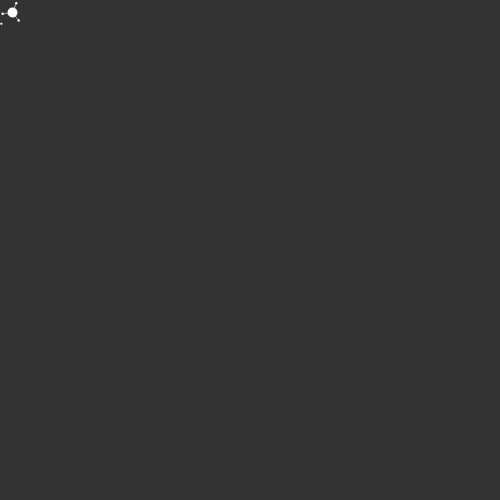
Frame 1 (no input)
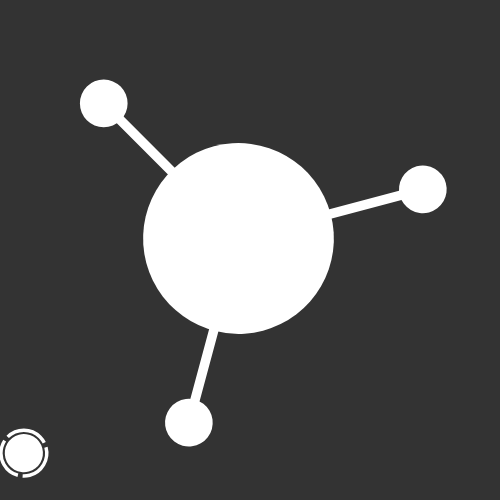
Frame 60 (no input)
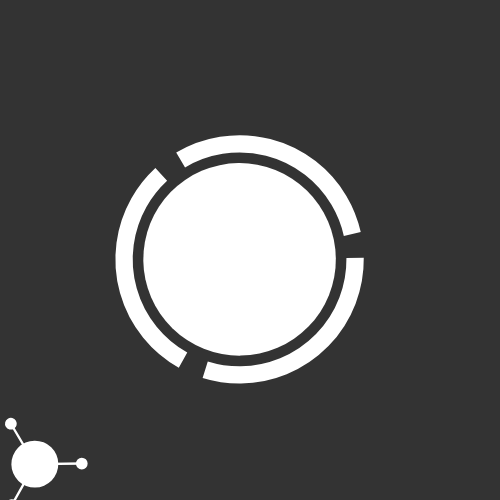
Frame 120 (the mouse pressed at the canvas centre since frame 60)

The p5.js sketch that drew these frames (run headless with seeded random() and noise() and a simulated clock; from frame 60 on, the mouse is pressed at the canvas centre):

// p5.js sketch
// ── sketch.js
const SELECTOR=0;
const SOLUTION=1;
const ASPECT=2;
const FEATURE=3;

const FULL=0;
const PARTIAL=1;
const HIDDEN=2;

var space;

var context=SELECTOR;
var selector, solution;

function setup() {
  createCanvas(500,500);
  colorMode(HSB);
  space={
    x:0,
    y:0,
    w:width,
    h:height,
    xFull:width/2,
    yFull:height/2,
    sclFull:1,
    aFull:1,
    xPartial:width*0.05,
    yPartial:height*0.95,
    aPartial:0.1,
    sclPartial:0.2,
  };
  selector=new Selector(space,200,3);
  solution=new Solution(space,200,3);
}

function draw() {
  background(0,0,20);
  if(context==SELECTOR){
    selector.show(FULL);
  } else {
    selector.show(PARTIAL);
  }

  if(context==SELECTOR){
    solution.show(PARTIAL);
  } else {
    solution.show(FULL);
  }
}

function mousePressed(){
  if(context==SELECTOR){
    context=SOLUTION;
  } else {
    context=SELECTOR;
  }
  console.log(context);
}

function Solution(space,sNom,n){
  var aspects=[];
  for(var i=0; i<n; i++){
    aspects.push(new Aspect());
  }

  var aNow=0.1;
  var xNow=0;
  var yNow=0;
  var sclNow=0;
  var ease=20;
  var s=sNom;
  var aTarget=space.aFull;

  this.show=function(exposure){
    if(exposure==FULL){
      xNow+=(space.xFull-xNow)/ease;
      yNow+=(space.yFull-yNow)/ease;
      sclNow+=(space.sclFull-sclNow)/ease;
      aNow+=(aTarget-aNow)/ease;
    }
    if(exposure==PARTIAL){
      xNow+=(space.xPartial-xNow)/ease;
      yNow+=(space.yPartial-yNow)/ease;
      sclNow+=(space.sclPartial-sclNow)/ease;
      aNow+=(aTarget-aNow)/ease;
    }
    push();
    translate(xNow, yNow);
    rotate(aNow*TWO_PI);
    scale(sclNow);
    noStroke();
    fill(0,0,100);
    ellipse(0,0,s);
    for(var i=0; i<n; i++){
      rotate(TWO_PI/n);
      stroke(0,0,100);
      noFill();
      strokeWeight(s*0.09);
      strokeCap(SQUARE);
      arc(0,0,s*1.2,s*1.2,0,0.9*TWO_PI/n);
    }
    pop();
  };

  function Aspect(id,a){
    this.show=function(){

    };

  }
}

function Selector(space,sNom,n){
  var options=[];
  for(var i=0; i<n; i++){
    options.push(new Option());
  }
  var aNow=0.1;
  var xNow=0;
  var yNow=0;
  var sclNow=0;
  var ease=20;
  var s=sNom;
  var aTarget=space.aFull;

  this.show=function(exposure){
    if(exposure==FULL){
      xNow+=(space.xFull-xNow)/ease;
      yNow+=(space.yFull-yNow)/ease;
      sclNow+=(space.sclFull-sclNow)/ease;
      aNow+=(aTarget-aNow)/ease;
    }
    if(exposure==PARTIAL){
      xNow+=(space.xPartial-xNow)/ease;
      yNow+=(space.yPartial-yNow)/ease;
      sclNow+=(space.sclPartial-sclNow)/ease;
      aNow+=(aTarget-aNow)/ease;
    }
    push();
    translate(xNow, yNow);
    rotate(aNow*TWO_PI);
    scale(sclNow);
    noStroke();
    fill(0,0,100);
    ellipse(0,0,s);
    for(var i=0; i<n; i++){
      rotate(TWO_PI/n);
      stroke(0,0,100);
      strokeWeight(s*0.05);
      line(0,0,s,0);
      noStroke();
      fill(0,0,100);
      ellipse(s,0,s*0.25);
    }
    pop();
  };

  function Option(id,a){
    this.show=function(){

    };

  }
}

function Product(){
  var productImage=null;
  var productName="nothing";
  var productData={};

  this.assignProductData=function(name, img, data){
    productName=name;
    productData=data;
    productImage=img;
  };


}
